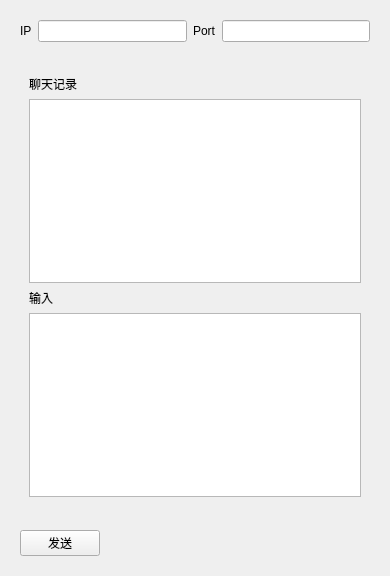
<?xml version="1.0" encoding="UTF-8"?>
<ui version="4.0">
 <class>Client</class>
 <widget class="QWidget" name="Client">
  <property name="geometry">
   <rect>
    <x>0</x>
    <y>0</y>
    <width>390</width>
    <height>576</height>
   </rect>
  </property>
  <property name="windowTitle">
   <string>Form</string>
  </property>
  <layout class="QVBoxLayout" name="verticalLayout_4">
   <item>
    <layout class="QVBoxLayout" name="verticalLayout">
     <item>
      <widget class="QWidget" name="widget" native="true">
       <layout class="QHBoxLayout" name="horizontalLayout">
        <item>
         <widget class="QLabel" name="label">
          <property name="text">
           <string>IP</string>
          </property>
         </widget>
        </item>
        <item>
         <widget class="QLineEdit" name="Sip"/>
        </item>
        <item>
         <widget class="QLabel" name="label_2">
          <property name="text">
           <string>Port</string>
          </property>
         </widget>
        </item>
        <item>
         <widget class="QLineEdit" name="Sport"/>
        </item>
       </layout>
      </widget>
     </item>
    </layout>
   </item>
   <item>
    <widget class="QWidget" name="widget_2" native="true">
     <layout class="QVBoxLayout" name="verticalLayout_3">
      <item>
       <widget class="QWidget" name="widget_3" native="true">
        <layout class="QVBoxLayout" name="verticalLayout_2">
         <item>
          <widget class="QLabel" name="label_3">
           <property name="text">
            <string>聊天记录</string>
           </property>
          </widget>
         </item>
         <item>
          <widget class="QTextEdit" name="recorb"/>
         </item>
         <item>
          <widget class="QLabel" name="label_4">
           <property name="text">
            <string>输入</string>
           </property>
          </widget>
         </item>
         <item>
          <widget class="QTextEdit" name="msg"/>
         </item>
        </layout>
       </widget>
      </item>
     </layout>
    </widget>
   </item>
   <item>
    <widget class="QWidget" name="widget_4" native="true">
     <layout class="QHBoxLayout" name="horizontalLayout_2">
      <item>
       <widget class="QPushButton" name="send">
        <property name="text">
         <string>发送</string>
        </property>
       </widget>
      </item>
      <item>
       <spacer name="horizontalSpacer">
        <property name="orientation">
         <enum>Qt::Horizontal</enum>
        </property>
        <property name="sizeHint" stdset="0">
         <size>
          <width>265</width>
          <height>20</height>
         </size>
        </property>
       </spacer>
      </item>
     </layout>
    </widget>
   </item>
  </layout>
 </widget>
 <resources/>
 <connections/>
</ui>
